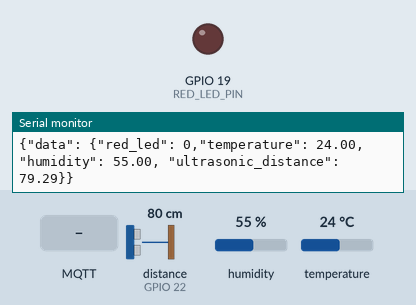
Recording of a sketch running on a simulated ESP32. Parts: output pins drawn as LEDs (lit = HIGH), the last lines printed to the serial monitor. Wiring (inferred from the names in the program): ultrasonic range finder: trigger GPIO 23; echo GPIO 22. Inputs (shaded band) come from the test bench; at power-on: distance to the obstacle (sensor on GPIO 22) 80 cm, humidity 55 %, temperature 24 °C. The echo pulse lasts 58.3 µs per cm; WiFi joins after 1.5 s; servers stay silent unless stated; no MQTT or app messages arrive unless stated; pins used as bus, display or sensor lines are not drawn.

Above: at 2.7 s.
2.8 s: MQTT message "RED_ON" arrives on the first subscribed topic
At 4.7 s:
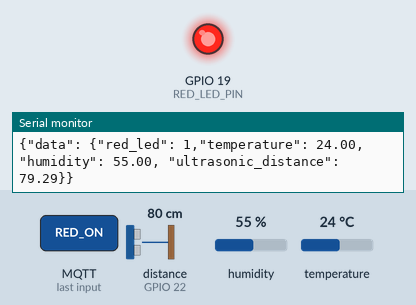
5.0 s: MQTT message "RED_OFF" arrives on the first subscribed topic
At 7.1 s:
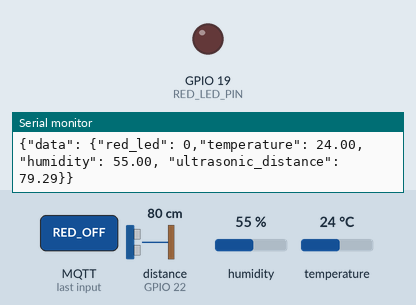
Timing chart, 0 to 8.6 s (numbered marks = the images above; inputs shaded):
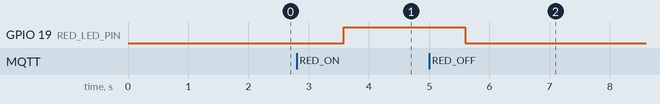

The sketch:

asdasda.ino
```cpp
#include <PubSubClient.h>
#include <WiFi.h>
#include <DHT.h>

#define ON 1
#define OFF 0
#define DHTTYPE DHT22

const char* ssid = "Wokwi-GUEST";
const char* password =  "";
WiFiClient espClient;

// initial MQTT client
const char* mqttServer = "mqtt.netpie.io";
const int mqttPort = 1883;
const char* clientID = "dbcd1612-6619-49cf-acc1-ded83aa82946";
const char* mqttUser = "XeH8bm7UNCJHb2A4WZhQgZPNishUPKGc";
const char* mqttPassword = "iHitGnex8rmtEvD8awSqeRC9yzrU3NEU";
const char* topic_pub = "@shadow/data/update";
const char* topic_sub = "@msg/lab_ict_kps/command";
// send buffer
String publishMessage;

PubSubClient client(espClient);

const int DHT_PIN = 21;
DHT dht(DHT_PIN, DHTTYPE);
const int trig_PIN = 23;
const int echo_PIN = 22;
const int RED_LED_PIN = 19;

int redLED_status = OFF;

void setup_wifi() {
  delay(10);
  Serial.println();
  Serial.print("Connecting to ");
  Serial.println(ssid);

  WiFi.begin(ssid, password);

  while (WiFi.status() != WL_CONNECTED) {
    delay(500);
    Serial.print(".");
  }

  Serial.println();
  Serial.println("WiFi connected");
  Serial.println("IP address: ");
  Serial.println(WiFi.localIP());
}

void reconnectMQTT() {
  char mqttinfo[80];
  snprintf(mqttinfo, 75, "Attempting MQTT connection at %s:%d (%s/%s)...", mqttServer, mqttPort, mqttUser, mqttPassword);
  while (!client.connected()) {
    Serial.println(mqttinfo);
    String clientId = clientID;
    if (client.connect(clientId.c_str(), mqttUser, mqttPassword)) {
      Serial.println("...Connected");
      client.subscribe(topic_sub);
    } else {
      Serial.print("failed, rc=");
      Serial.print(client.state());
      Serial.println(" try again in 5 seconds");
      delay(5000);
    }
  }
}

void messageReceivedCallback(char* topic, byte* payload, unsigned int length) {
  char payloadMsg[80];

  Serial.print("Message arrived in topic: ");
  Serial.println(topic);
  Serial.print("Message:");
  for (int i = 0; i < length; i++) {
    Serial.print((char)payload[i]);
    payloadMsg[i] = (char)payload[i];
  }
  payloadMsg[length] = '\0';
  Serial.println();
  Serial.println("-----------------------");
  processMessage(payloadMsg);
}

void processMessage(String recvCommand) {

  if (recvCommand == "RED_ON") {
    digitalWrite(RED_LED_PIN, HIGH);
    redLED_status = ON;
  } else if (recvCommand == "RED_OFF") {
    digitalWrite(RED_LED_PIN, LOW);
    redLED_status = OFF;
  }
}

void setup() {
   Serial.begin(115200);
  setup_wifi();
  client.setServer(mqttServer, mqttPort);
   client.setCallback(messageReceivedCallback);

  pinMode(trig_PIN, OUTPUT);
  pinMode(echo_PIN, INPUT);
  pinMode(RED_LED_PIN, OUTPUT);

   redLED_status = OFF;

}

void loop() {
  if (!client.connected()) {
    reconnectMQTT();
  }
  client.loop();

 dht.read();
  float t = dht.readTemperature();
  float h = dht.readHumidity();

  digitalWrite(trig_PIN, LOW);
  delayMicroseconds(2);
  digitalWrite(trig_PIN, HIGH);
  delayMicroseconds(10);
  digitalWrite(trig_PIN, LOW);

  long duration = pulseIn(echo_PIN, HIGH);
  float distance_cm = duration * 0.034 / 2;


  String publishMessage = "{\"data\": {\"red_led\": " + String(redLED_status) +
                          ",\"temperature\": " + String(t) +
                          ", \"humidity\": " + String(h) +
                          ", \"ultrasonic_distance\": " + String(distance_cm) +
                          "}}";

  Serial.println(publishMessage);
  client.publish(topic_pub, publishMessage.c_str());

  delay(2000);
}
```

Measured:
- after the input at 2.8 s, GPIO 19 (RED_LED_PIN): LOW → HIGH after 0.78 s
- after the input at 5.0 s, GPIO 19 (RED_LED_PIN): HIGH → LOW after 0.60 s
